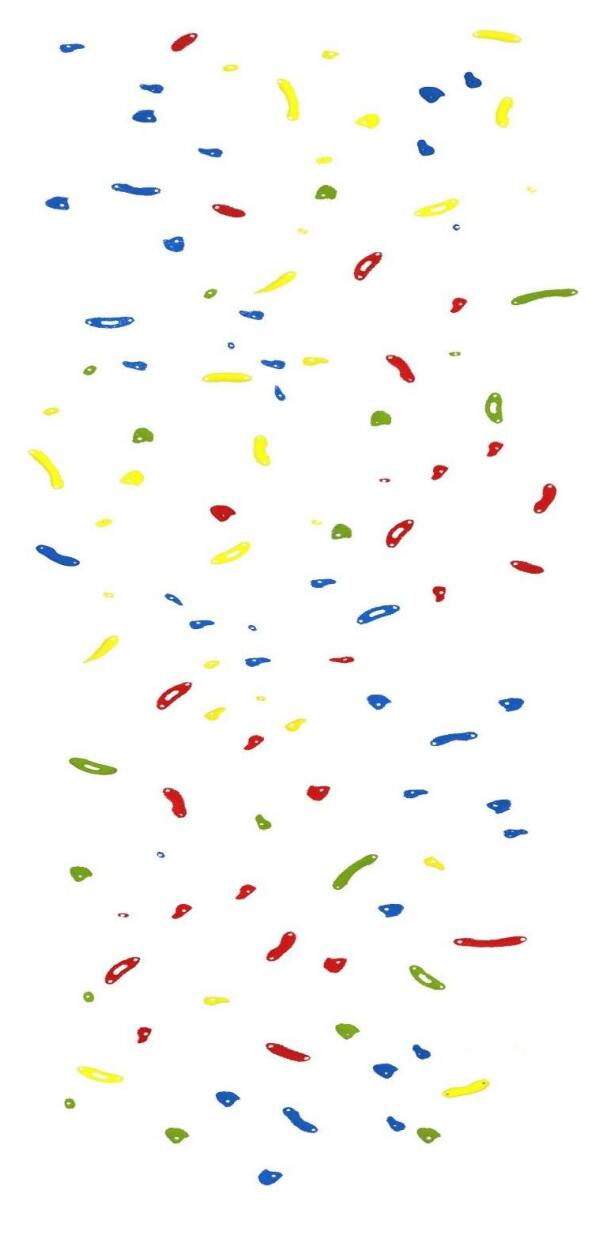
#> input picture 2023年暑期第二次模拟B题/test.jpg, 614 x 1235 px
$ jupyter execute --allow-errors 1_label.ipynb
#> lines starting #> are read from the running program, lines starting #| are printed output that depends on the picture; after the words box and inside, x2 and y2 are one past the last pixel; in counts of white or black regions, pixels touching at a corner belong together
## 一、 给图像标上坐标

输入图像为 'test.jpg'

输出图像为 '1_label.jpg'

[cell 1]
import cv2
import numpy as np

# 读取图像
image = cv2.imread("test.jpg")
#> image is the input picture: shape (1235, 614, 3); mean B, G, R 248.4, 250.3, 250.8

# 转换为灰度图像
gray = cv2.cvtColor(image, cv2.COLOR_BGR2GRAY)

# 进行边缘检测
edges = cv2.Canny(gray, threshold1=20, threshold2=60)
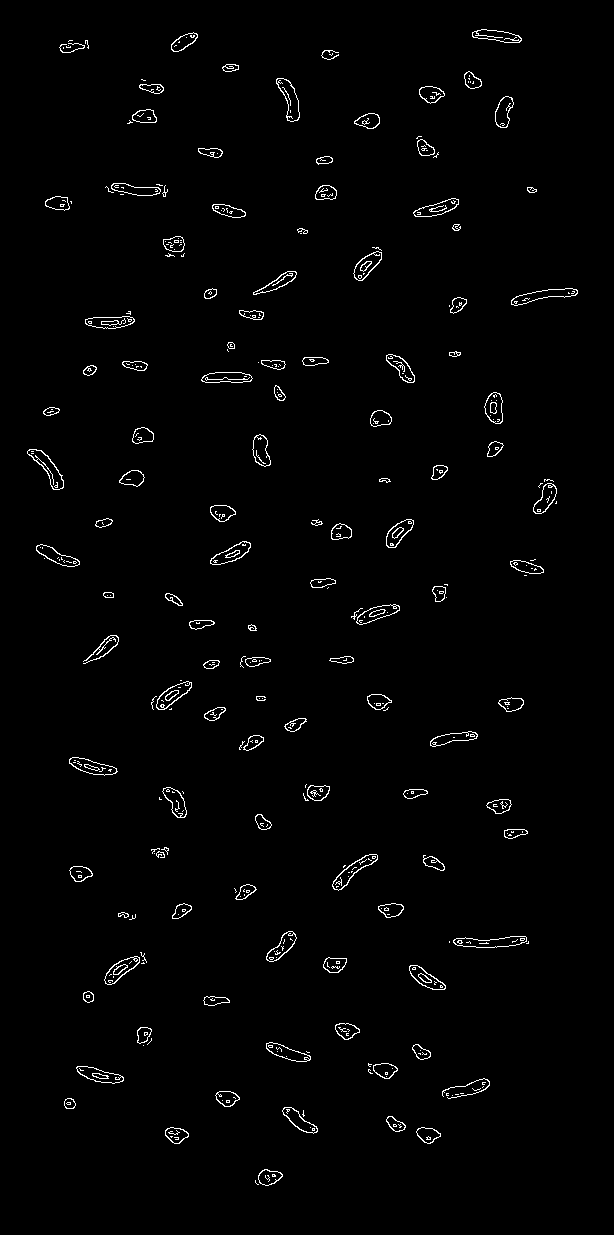
#> edges: shape (1235, 614); 1.5% white in thin lines or dots, all inside (x1, y1, x2, y2) = (27, 29, 578, 1186)

# 新增
adaptive_thresh = cv2.adaptiveThreshold(gray, 255, cv2.ADAPTIVE_THRESH_GAUSSIAN_C,
                                       cv2.THRESH_BINARY, 11, 2)
#> adaptive_thresh: shape (1235, 614); 96.5% white; 1789 black regions (1675 under 20 px), largest, box (x1, y1, x2, y2) and area: (453, 936, 527, 947) 520, (511, 288, 578, 305) 467, (332, 854, 379, 890) 431

# 新增
kernel = np.ones((5, 5), np.uint8)
dilated = cv2.dilate(adaptive_thresh, kernel, iterations=1)
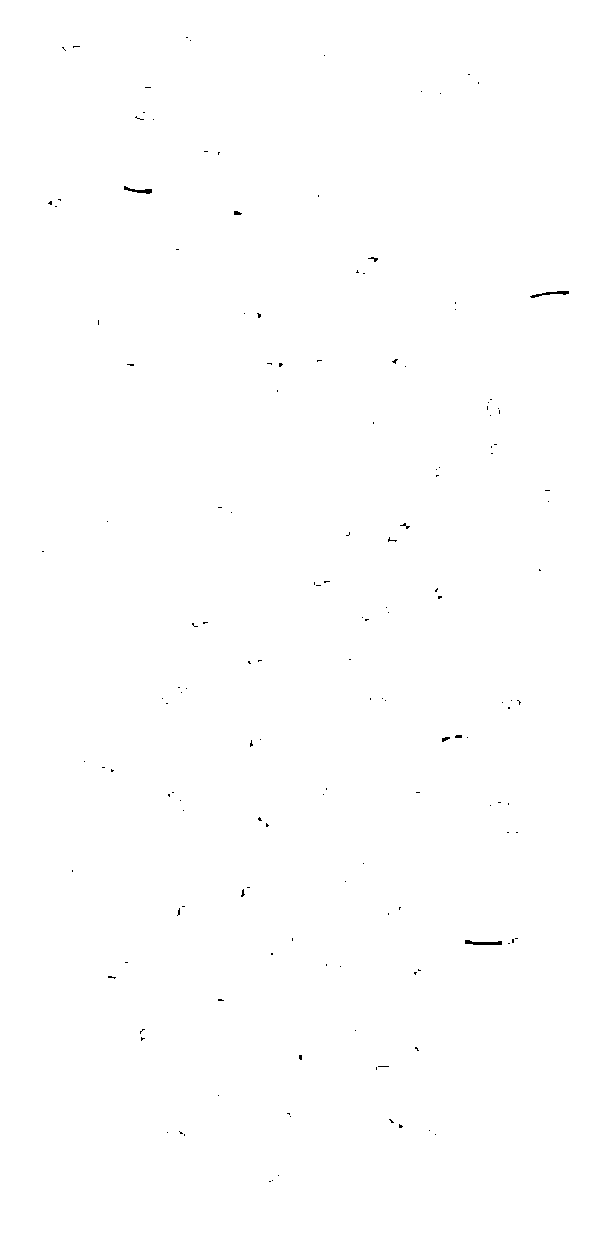
#> dilated: shape (1235, 614); 99.9% white; black in thin lines or dots, all inside (x1, y1, x2, y2) = (42, 37, 569, 1182)

# 查找轮廓
contours, _ = cv2.findContours(edges, cv2.RETR_EXTERNAL, cv2.CHAIN_APPROX_SIMPLE)
#> contours = 183 contours, 74 with area under 20; largest, box (x1, y1, x2, y2) and area: (453, 936, 527, 948) 546, (27, 449, 64, 490) 536, (332, 854, 378, 891) 518, (276, 78, 300, 122) 502, (511, 288, 578, 306) 492

# 创建一个空白画布，与原图像大小相同
output = np.copy(image)

# 存储岩石中心点坐标的列表
center_points = []

# 遍历轮廓并进行绘制和标记
for idx, contour in enumerate(contours):
    # 计算轮廓的面积
    area = cv2.contourArea(contour)
    if area > 5:  # 过滤掉较小的轮廓，防止噪声干扰
        # 绘制轮廓
        cv2.drawContours(output, [contour], -1, (0, 255, 0), 2)

        # 计算轮廓的中心点坐标
        M = cv2.moments(contour)
        if M["m00"] != 0:
            cX = int(M["m10"] / M["m00"])
            cY = int(M["m01"] / M["m00"])

            # 在中心点绘制一个圆
            cv2.circle(output, (cX, cY), 5, (0, 0, 255), -1)

            # 标注中心点坐标及编号
            cv2.putText(output, f"({cX},{cY})", (cX - 50, cY - 10),
                        cv2.FONT_HERSHEY_SIMPLEX, 0.5, (255, 255, 255), 2)

            # 在中心点附近绘制坐标信息及编号
            cv2.putText(output, f"({cX},{cY})", (cX + 10, cY + 10),
                        cv2.FONT_HERSHEY_SIMPLEX, 0.3, (0, 0, 0), 1)

            # 绘制编号
            cv2.putText(output, f"{idx}", (cX - 10, cY + 30),
                        cv2.FONT_HERSHEY_SIMPLEX, 0.3, (0, 0, 255), 2)

            # 将坐标点添加到列表中
            center_points.append((cX, cY))
#> this loop made 183 passes
#> (area, cX, cY) on passes 2, 3, 4, 5, 7, 8, 13, 19, 20, 24, 25, 27: (270.5, 268, 1176), (255, 427, 1134), (260, 175, 1134), (172, 395, 1123), (384, 298, 1120), (91.5, 69, 1103), (258.5, 226, 1097), (445, 98, 1074), (258, 384, 1069), (167, 420, 1051), (416, 286, 1052), (167, 143, 1034)
#> area on pass 120: 427.5
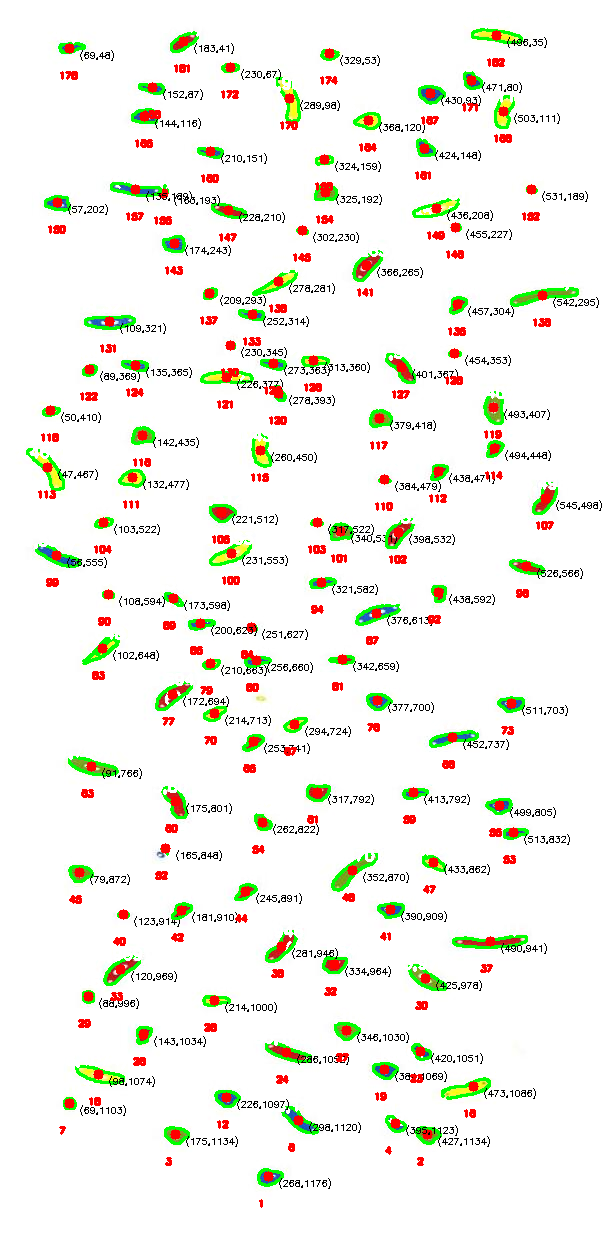
#> output: shape (1235, 614, 3); 9.83% of pixels changed, all inside (x1, y1, x2, y2) = (16, 15, 602, 1208)
#> after the loop, center_points = 114 pairs, first value 47 to 545, second value 35 to 1176

cv2.imwrite("1_label.jpg", output)
# 显示绘制结果
cv2.imshow("Rock Contours and Centers", output)
cv2.waitKey(0)
cv2.destroyAllWindows()

## 二、将坐标进行打印

[cell 2]
# 打印坐标点集
for point in center_points:
    print(f"坐标点: {point}")
#> this loop made 114 passes
#> point on passes 1 to 12: (268, 1176), (427, 1134), (175, 1134), (395, 1123), (298, 1120), (69, 1103), (226, 1097), (473, 1086), (98, 1074), (384, 1069), (420, 1051), (286, 1052)
#| 坐标点: (268, 1176)
#| 坐标点: (427, 1134)
#| 坐标点: (175, 1134)
#| 坐标点: (395, 1123)
#| 坐标点: (298, 1120)
#| 坐标点: (69, 1103)
#| 坐标点: (226, 1097)
#| 坐标点: (473, 1086)
#> (further printed lines are left out)

# 将点集坐标写入文本中：要求不能有括号和逗号
with open("center_points.txt", "w") as f:
    for point in center_points:
        f.write(f"{point[0]} {point[1]}\n")

## 三、设定攀爬合适距离

由于比例不协调的原因，先假定为 100

[cell 3]
# 以2个点进行测试
from math import sqrt
A = 268 - 226
B = 1176 - 1097
print(sqrt(A**2 + B**2))

[cell 4]
# 测试函数
def Compute_distance(point1, point2):
    return sqrt((point1[0] - point2[0])**2 + (point1[1] - point2[1])**2)

A = [268, 1176]
B = [226, 1097]
print(Compute_distance(A, B))

[cell 5]
# 计算每两个点之间的距离
for i in center_points:
    for j in center_points:
        if i != j:
            print(i, j, Compute_distance(i, j))
#> this loop made 114 passes
#> (printed output is left out)

## 三、当距离小于定值进行连边

#> (a cell that did not finish here is left out)

## 四、Dijkstra最短路算法

[cell 7]
import numpy as np
import heapq

# 计算欧几里得距离
def euclidean_distance(point1, point2):
    return np.sqrt((point1[0] - point2[0])**2 + (point1[1] - point2[1])**2)

# Dijkstra算法计算最短路径
def dijkstra(graph, start):
    distances = {vertex: float('infinity') for vertex in graph}
    distances[start] = 0
    priority_queue = [(0, start)]

    while priority_queue:
        current_distance, current_vertex = heapq.heappop(priority_queue)

        if current_distance > distances[current_vertex]:
            continue

        for neighbor, weight in graph[current_vertex].items():
            distance = current_distance + weight
            if distance < distances[neighbor]:
                distances[neighbor] = distance
                heapq.heappush(priority_queue, (distance, neighbor))

    return distances

[cell 8]
import cv2
import numpy as np
import heapq

def euclidean_distance(point1, point2):
    return np.sqrt((point1[0] - point2[0])**2 + (point1[1] - point2[1])**2)

def dijkstra(graph, start):
    distances = {vertex: float('infinity') for vertex in graph}
    distances[start] = 0
    priority_queue = [(0, start)]

    while priority_queue:
        current_distance, current_vertex = heapq.heappop(priority_queue)

        if current_distance > distances[current_vertex]:
            continue

        for neighbor, weight in graph[current_vertex].items():
            distance = current_distance + weight
            if distance < distances[neighbor]:
                distances[neighbor] = distance
                heapq.heappush(priority_queue, (distance, neighbor))

    return distances

title = "using 70"
#> title = 'using 70'
cv2.putText(output, title, (30, 50), cv2.FONT_HERSHEY_SIMPLEX, 5, (0, 0, 255), 5)
#> output: shape (1235, 614, 3); 0.66% of pixels changed, all inside (x1, y1, x2, y2) = (47, 0, 583, 89)

image = cv2.imread("test.jpg")
gray = cv2.cvtColor(image, cv2.COLOR_BGR2GRAY)
edges = cv2.Canny(gray, threshold1=20, threshold2=60)
adaptive_thresh = cv2.adaptiveThreshold(gray, 255, cv2.ADAPTIVE_THRESH_GAUSSIAN_C,
                                       cv2.THRESH_BINARY, 11, 2)
kernel = np.ones((5, 5), np.uint8)
dilated = cv2.dilate(adaptive_thresh, kernel, iterations=1)
contours, _ = cv2.findContours(edges, cv2.RETR_EXTERNAL, cv2.CHAIN_APPROX_SIMPLE)

output = np.copy(image)
center_points = []

index = 1
for idx, contour in enumerate(contours):
    area = cv2.contourArea(contour)
    if area > 5:
        M = cv2.moments(contour)
        # if M["m00"] != 0:
        cX = int(M["m10"] / M["m00"])
        cY = int(M["m01"] / M["m00"])
        cv2.circle(output, (cX, cY), 5, (0, 0, 255), -1)
        cv2.putText(output, f"({cX},{cY})", (cX - 50, cY - 10),
                    cv2.FONT_HERSHEY_SIMPLEX, 0.5, (255, 255, 255), 2)
        cv2.putText(output, f"({cX},{cY})", (cX + 10, cY + 10),
                    cv2.FONT_HERSHEY_SIMPLEX, 0.3, (0, 0, 0), 1)
        cv2.putText(output, f"{index}", (cX - 10, cY + 30),
                    cv2.FONT_HERSHEY_SIMPLEX, 0.5, (0, 0, 255), 2)
        center_points.append((cX, cY))
        index = index + 1
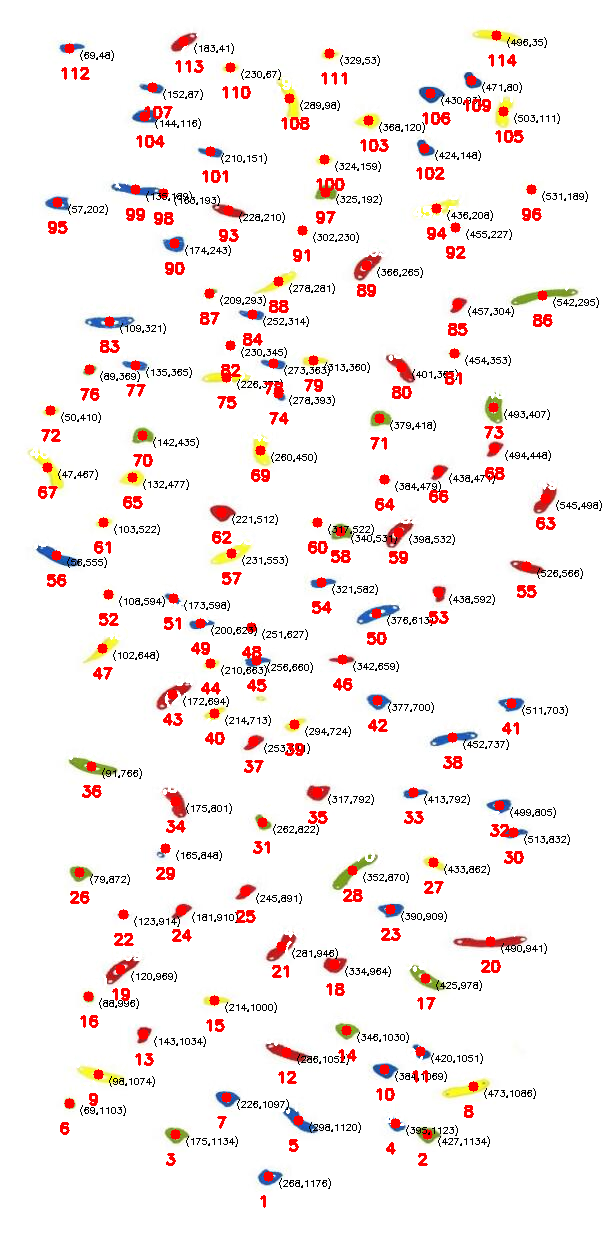
#> output: shape (1235, 614, 3); 7.93% of pixels changed, all inside (x1, y1, x2, y2) = (16, 15, 602, 1208)
#> after the loop, index = 115

graph = {}
for i in range(len(center_points)):
    graph[i] = {}
    for j in range(i + 1, len(center_points)):
        distance = euclidean_distance(center_points[i], center_points[j])
        if distance <= 100:
            graph[i][j] = distance
#> this loop made 114 passes
#> after the loop, graph = 114 items
            # cv2.line(output, center_points[i], center_points[j], (255, 0, 0), 1)  # 修改颜色为蓝色

shortest_paths = dijkstra(graph, start=1)
#> shortest_paths = 114 items

target_points = [181, 174, 182]
for target in target_points:
    if target in shortest_paths:
        print(f"Shortest distance from point 1 to point {target}: {shortest_paths[target]:.2f}")
    else:
        print(f"No path from point 1 to point {target}")

cv2.imwrite("label.jpg", output)
cv2.imshow("Rock Contours, Centers, and Blue Edges", output)
cv2.waitKey(0)
cv2.destroyAllWindows()

[cell 9]
# 将center_points写入文本文件中
file_name = "center_points_70.txt"

# 打开文件以写入模式
with open(file_name, "w") as file:
    for point in center_points:
        # 将每个元组的数据转换为字符串，然后写入文件
        file.write(f"{point[0]} {point[1]}\n")

print("列表已成功写入文本文件。")

[cell 10]
import cv2
import numpy as np
import heapq

image = cv2.imread("test.jpg")
gray = cv2.cvtColor(image, cv2.COLOR_BGR2GRAY)
edges = cv2.Canny(gray, threshold1=20, threshold2=60)
adaptive_thresh = cv2.adaptiveThreshold(gray, 255, cv2.ADAPTIVE_THRESH_GAUSSIAN_C,
                                       cv2.THRESH_BINARY, 11, 2)
kernel = np.ones((5, 5), np.uint8)
dilated = cv2.dilate(adaptive_thresh, kernel, iterations=1)
contours, _ = cv2.findContours(edges, cv2.RETR_EXTERNAL, cv2.CHAIN_APPROX_SIMPLE)

output = np.copy(image)
center_points = []

target_points = [1,7,15,24,29,34,40,49,57,62,69,78,88,91,100,108,111]

for idx, contour in enumerate(contours):
    area = cv2.contourArea(contour)
    if area > 5:
        M = cv2.moments(contour)
        cX = int(M["m10"] / M["m00"])
        cY = int(M["m01"] / M["m00"])

        if idx in target_points:
            cv2.circle(output, (cX, cY), 5, (0, 0, 0), -1)

        cv2.putText(output, f"({cX},{cY})", (cX - 50, cY - 10),
                    cv2.FONT_HERSHEY_SIMPLEX, 0.5, (255, 255, 255), 2)
        cv2.putText(output, f"({cX},{cY})", (cX + 10, cY + 10),
                    cv2.FONT_HERSHEY_SIMPLEX, 0.3, (0, 0, 0), 1)
        cv2.putText(output, f"{idx}", (cX - 10, cY + 30),
                    cv2.FONT_HERSHEY_SIMPLEX, 0.5, (0, 0, 255), 2)
        center_points.append((cX, cY))
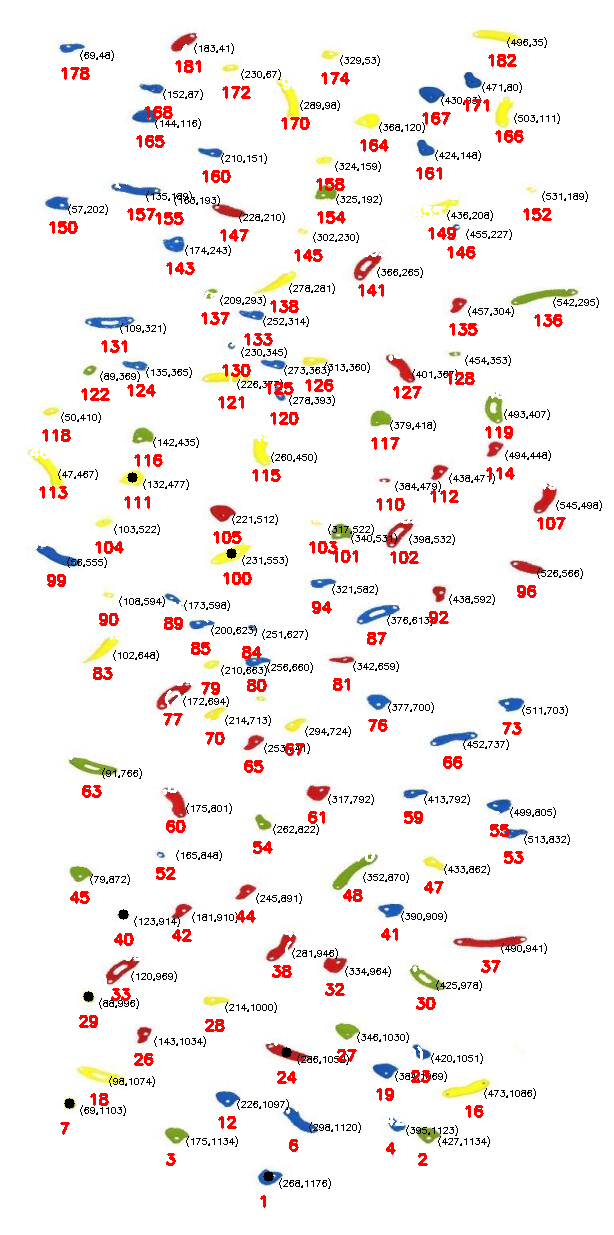
#> output: shape (1235, 614, 3); 7.09% of pixels changed, all inside (x1, y1, x2, y2) = (16, 15, 602, 1208)

for i, point_idx in enumerate(target_points):
    for neighbor_idx in target_points[i + 1:]:
        cv2.line(output, center_points[point_idx], center_points[neighbor_idx], (0, 0, 0), 2)
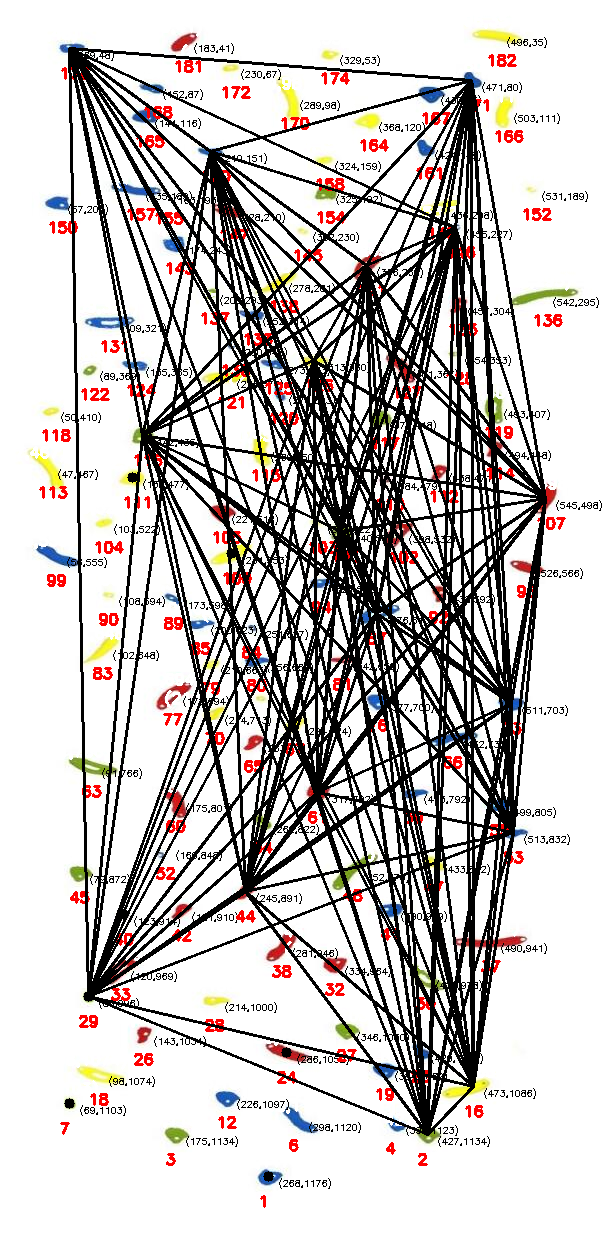
#> output: shape (1235, 614, 3); 18.63% of pixels changed, all inside (x1, y1, x2, y2) = (68, 47, 547, 1136)

cv2.imshow("Rock Contours, Centers, and Black Lines", output)
cv2.waitKey(0)
cv2.destroyAllWindows()
